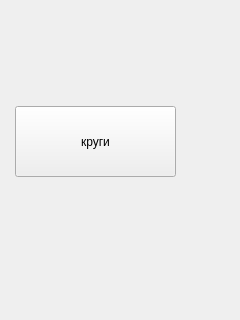
<?xml version="1.0" encoding="UTF-8"?>
<ui version="4.0">
 <class>MainWindow</class>
 <widget class="QMainWindow" name="MainWindow">
  <property name="geometry">
   <rect>
    <x>0</x>
    <y>0</y>
    <width>240</width>
    <height>320</height>
   </rect>
  </property>
  <property name="windowTitle">
   <string>MainWindow</string>
  </property>
  <widget class="QWidget" name="centralwidget">
   <widget class="QPushButton" name="pushButton">
    <property name="geometry">
     <rect>
      <x>15</x>
      <y>106</y>
      <width>161</width>
      <height>71</height>
     </rect>
    </property>
    <property name="text">
     <string>круги</string>
    </property>
   </widget>
  </widget>
 </widget>
 <resources/>
 <connections/>
</ui>
